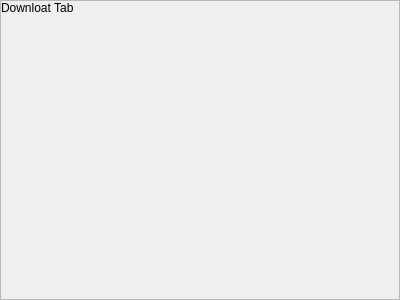
<?xml version="1.0" encoding="UTF-8"?>
<ui version="4.0">
 <class>StatisticWidgetTab</class>
 <widget class="QWidget" name="StatisticWidgetTab">
  <property name="geometry">
   <rect>
    <x>0</x>
    <y>0</y>
    <width>400</width>
    <height>300</height>
   </rect>
  </property>
  <property name="windowTitle">
   <string>Form</string>
  </property>
  <layout class="QHBoxLayout" name="horizontalLayout">
   <property name="spacing">
    <number>0</number>
   </property>
   <property name="leftMargin">
    <number>0</number>
   </property>
   <property name="topMargin">
    <number>0</number>
   </property>
   <property name="rightMargin">
    <number>0</number>
   </property>
   <property name="bottomMargin">
    <number>0</number>
   </property>
   <item>
    <widget class="QFrame" name="frmStatisticWidgetTab">
     <property name="frameShape">
      <enum>QFrame::StyledPanel</enum>
     </property>
     <property name="frameShadow">
      <enum>QFrame::Raised</enum>
     </property>
     <layout class="QFormLayout" name="formLayout">
      <property name="leftMargin">
       <number>0</number>
      </property>
      <property name="topMargin">
       <number>0</number>
      </property>
      <property name="rightMargin">
       <number>0</number>
      </property>
      <property name="bottomMargin">
       <number>0</number>
      </property>
      <item row="0" column="0">
       <widget class="QLabel" name="testLabel">
        <property name="text">
         <string>Downloat Tab</string>
        </property>
       </widget>
      </item>
     </layout>
    </widget>
   </item>
  </layout>
 </widget>
 <resources/>
 <connections/>
</ui>
